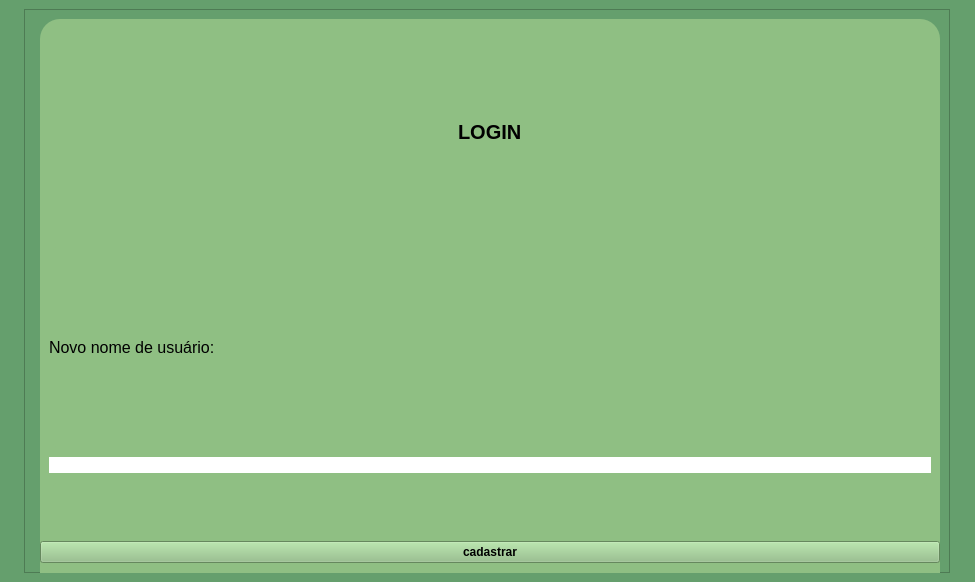
<?xml version="1.0" encoding="UTF-8"?>
<ui version="4.0">
 <class>MainWindow</class>
 <widget class="QMainWindow" name="MainWindow">
  <property name="geometry">
   <rect>
    <x>0</x>
    <y>0</y>
    <width>975</width>
    <height>582</height>
   </rect>
  </property>
  <property name="mouseTracking">
   <bool>true</bool>
  </property>
  <property name="windowTitle">
   <string>MainWindow</string>
  </property>
  <property name="styleSheet">
   <string notr="true">background-color: rgb(101, 159, 109);</string>
  </property>
  <widget class="QWidget" name="centralwidget">
   <property name="enabled">
    <bool>true</bool>
   </property>
   <layout class="QGridLayout" name="gridLayout">
    <item row="0" column="0" alignment="Qt::AlignmentFlag::AlignHCenter|Qt::AlignmentFlag::AlignVCenter">
     <widget class="QFrame" name="frame_2">
      <property name="minimumSize">
       <size>
        <width>500</width>
        <height>500</height>
       </size>
      </property>
      <property name="frameShape">
       <enum>QFrame::Shape::StyledPanel</enum>
      </property>
      <property name="frameShadow">
       <enum>QFrame::Shadow::Raised</enum>
      </property>
      <layout class="QFormLayout" name="formLayout_2">
       <item row="1" column="1">
        <widget class="QFrame" name="frame">
         <property name="minimumSize">
          <size>
           <width>900</width>
           <height>700</height>
          </size>
         </property>
         <property name="maximumSize">
          <size>
           <width>500</width>
           <height>16777215</height>
          </size>
         </property>
         <property name="styleSheet">
          <string notr="true">background-color: rgb(143, 191, 131);
border-radius:20px;</string>
         </property>
         <property name="frameShape">
          <enum>QFrame::Shape::StyledPanel</enum>
         </property>
         <property name="frameShadow">
          <enum>QFrame::Shadow::Raised</enum>
         </property>
         <layout class="QGridLayout" name="gridLayout_2">
          <item row="1" column="0">
           <widget class="QLabel" name="txt_usuario">
            <property name="font">
             <font>
              <pointsize>12</pointsize>
             </font>
            </property>
            <property name="text">
             <string>Novo nome de usuário:</string>
            </property>
           </widget>
          </item>
          <item row="4" column="0">
           <widget class="QLabel" name="txt_senha">
            <property name="font">
             <font>
              <pointsize>12</pointsize>
             </font>
            </property>
            <property name="text">
             <string>Nova senha:</string>
            </property>
           </widget>
          </item>
          <item row="0" column="0" alignment="Qt::AlignmentFlag::AlignHCenter|Qt::AlignmentFlag::AlignVCenter">
           <widget class="QLabel" name="txt_login">
            <property name="font">
             <font>
              <pointsize>15</pointsize>
              <bold>true</bold>
             </font>
            </property>
            <property name="text">
             <string>LOGIN</string>
            </property>
           </widget>
          </item>
          <item row="2" column="0">
           <widget class="QLineEdit" name="input_senha">
            <property name="mouseTracking">
             <bool>false</bool>
            </property>
            <property name="styleSheet">
             <string notr="true">background-color: rgb(255, 255, 255);</string>
            </property>
            <property name="inputMask">
             <string notr="true"/>
            </property>
            <property name="echoMode">
             <enum>QLineEdit::EchoMode::Password</enum>
            </property>
            <property name="cursorPosition">
             <number>0</number>
            </property>
            <property name="dragEnabled">
             <bool>false</bool>
            </property>
            <property name="readOnly">
             <bool>false</bool>
            </property>
            <property name="placeholderText">
             <string/>
            </property>
            <property name="cursorMoveStyle">
             <enum>Qt::CursorMoveStyle::LogicalMoveStyle</enum>
            </property>
            <property name="clearButtonEnabled">
             <bool>true</bool>
            </property>
           </widget>
          </item>
          <item row="5" column="0">
           <widget class="QLineEdit" name="input_usuario">
            <property name="styleSheet">
             <string notr="true">background-color: rgb(255, 255, 255);</string>
            </property>
           </widget>
          </item>
         </layout>
        </widget>
       </item>
       <item row="2" column="1">
        <widget class="QPushButton" name="botao_entrar">
         <property name="font">
          <font>
           <bold>true</bold>
          </font>
         </property>
         <property name="styleSheet">
          <string notr="true">background-color: rgb(143, 191, 131);
bolder-radius:50px;</string>
         </property>
         <property name="text">
          <string>cadastrar</string>
         </property>
        </widget>
       </item>
      </layout>
     </widget>
    </item>
   </layout>
  </widget>
 </widget>
 <resources/>
 <connections/>
</ui>
